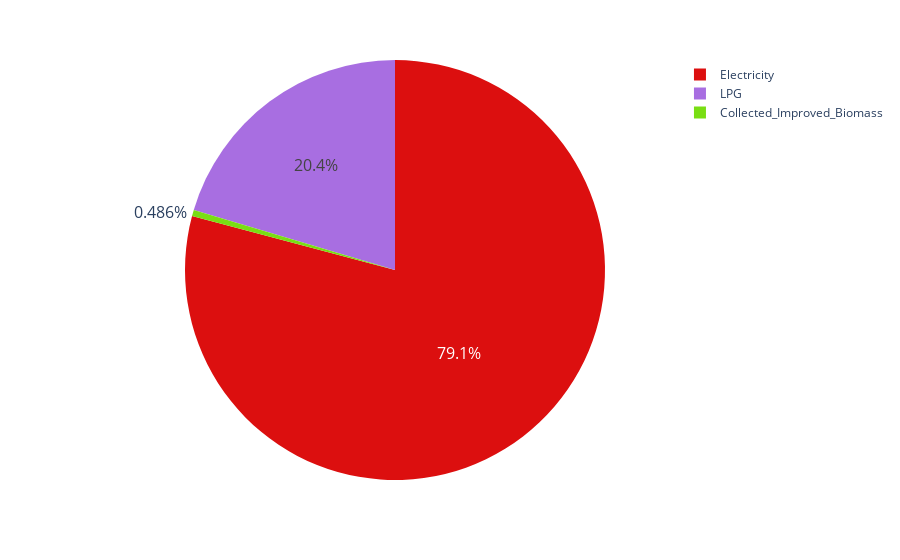

The cell this chart's notebook holds for it:
### Code cell
fig = px.pie(dff, names='max_benefit_tech', values='investment_costs', color_discrete_sequence=['#dc0f0f', '#a86ee1', '#79de13'])
fig.write_image(os.path.join(output_directory, 'output', 'Investments.pdf'), width=500, height=500)
fig.update_traces(textfont_size=16)
fig.show()

### Figure 1 — Plotly figure (JSON) as saved in the notebook; plotly's stock layout.template omitted (floating-point values rounded to 4 significant figures)
{"data": [{"domain": {"x": [0, 1], "y": [0, 1]}, "hovertemplate": "max_benefit_tech=%{label}<br>investment_costs=%{value}<extra></extra>", "labels": ["Collected_Improved_Biomass", "Electricity", "LPG"], "legendgroup": "", "name": "", "showlegend": true, "textfont": {"size": 16}, "type": "pie", "values": [1.252, 203.7, 52.48]}], "layout": {"legend": {"tracegroupgap": 0}, "margin": {"t": 60}, "piecolorway": ["#dc0f0f", "#a86ee1", "#79de13"]}}
